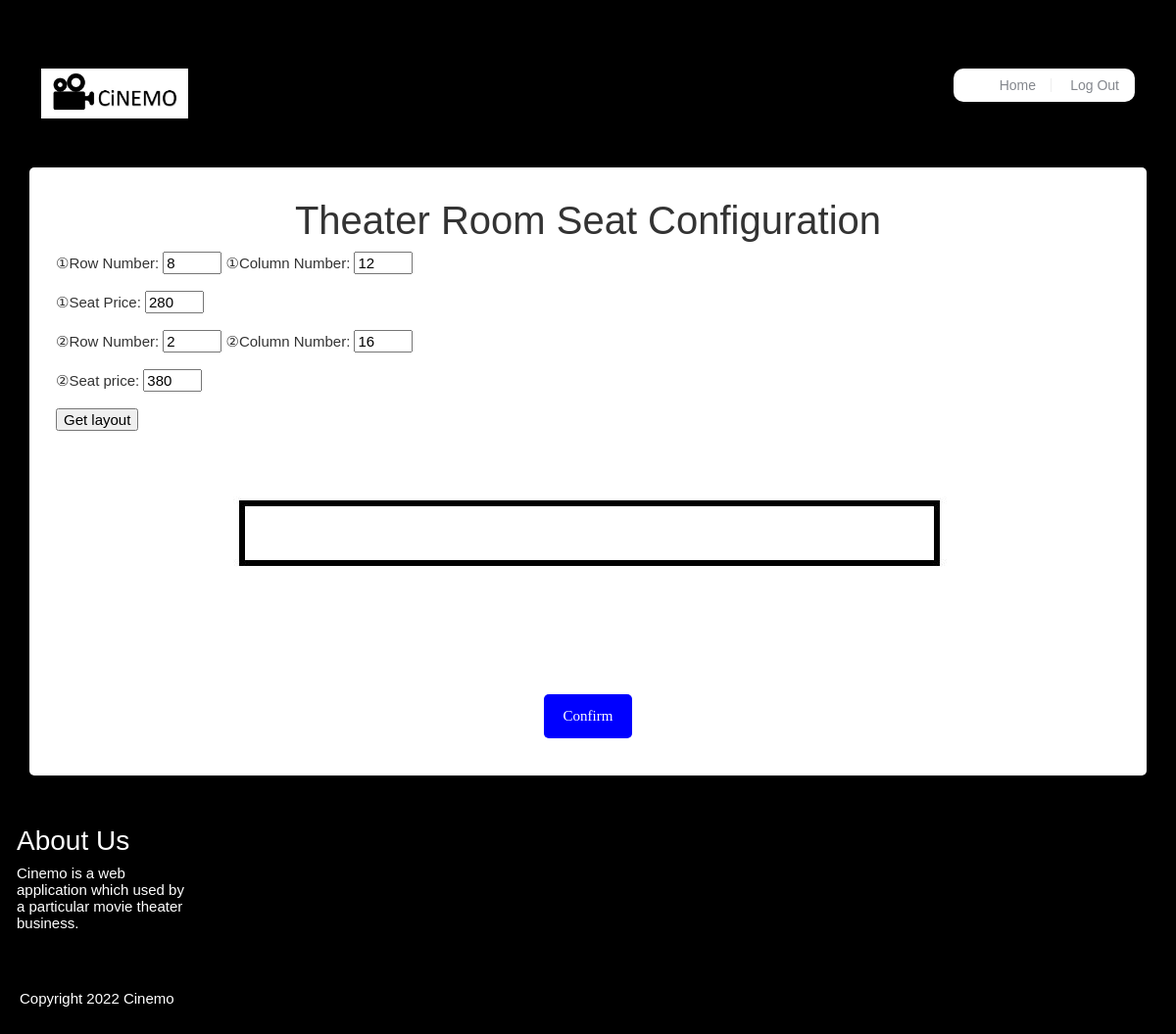
/admin/room_template_edit.php?id=5 (signed in), run on the app's committed database.
### tables this page shows
CREATE TABLE `room_template` (
  `room_template_id` int(30) NOT NULL,
  `theater_room_id` int(30) NOT NULL,
  `f_row_num` int (30) NOT NULL,
  `f_column_num` int (30) NOT NULL,
  `f_seat_price` int(30) NOT NULL,
  `s_row_num` int (30) NOT NULL,
  `s_column_num` int (30) NOT NULL,
  `s_seat_price` int(30) NOT NULL,
  `seats_maintenance` varchar(255)

);

### admin/room_template_edit.php (the view, shortened to what this page needs)
<?php
require "../db_connect.php";
$theater_room_id = $_GET['id'];
$room_template = $conn->query("SELECT * FROM room_template WHERE theater_room_id = $theater_room_id");
$data = $room_template->fetch_assoc();
?>
<!DOCTYPE html>
<html lang="en">
<head>
    <link href="https://cdn.jsdelivr.net/npm/bootstrap@5.2.1/dist/css/bootstrap.min.css" rel="stylesheet">
    <link rel="stylesheet" href="../css/style.css">
    <link rel="stylesheet" href="../css/seatingstyle.css">
</head>
<body>
    <div id="site-content">
        <header class="site-header">
            <div class="container">
                <a href="index.html" id="branding">
                    <img src="../images/Cinemo Logo.JPG" alt="logo" class="logo" width="150">
                </a>
                <div class="main-navigation">
                    <ul class="menu">
                        <li class="menu-item"><a href="home.php">Home</a></li>
                        <li class="menu-item"><a href="../sigout.php">Log Out</a></li>
                    </ul>
                </div>
        </header>
        <main class="main-content">
            <div class="container">
                <div class="page">
                    <div class="row">
                        <div class="w3-container w3-padding-32" id="latest movies">
                            <h1 class="w3-center">Theater Room Seat Configuration</h1>
                        </div>
                        <form id="form" action="" method="POST">
                            <tbody id="tbody">
                                <tr>
                                    <th>①Row Number: </th>
                                </tr>
                                <tr>
                                    <td><input type='number' name='f_seat_row' id='f_seat_row' min="1" max="20" class="textint" value="<?php echo $data['f_row_num']; ?>"></td>
                                </tr>
                                <tr>
                                    <th class="text-center">①Column Number: </th>
                                </tr>
                                <tr>
                                    <td><input type='number' name='f_seat_column' id='f_seat_column' min="1" max="30" class="textint" value="<?php echo $data['f_column_num']; ?>"></td>
                                </tr>
                                <br> </br>
                                <tr>
                                    <th class="text-center">①Seat Price: </th>
                                </tr>
                                <input type="number" id="PRICE" name="f_seat_price" class="textint" value="<?php echo $data['f_seat_price']; ?>">
                                <br> </br>
                            </tbody>
                            <tbody id="tbody">
                                <tr>
                                    <th class="text-center">②Row Number: </th>
                                </tr>
                                <tr>
                                    <td><input type='number' name='s_seat_row' id='s_seat_row' min="1" max="20" class="textint" value="<?php echo $data['s_row_num']; ?>"></td>
                                </tr>
                                <tr>
                                    <th class="text-center">②Column Number: </th>
                                </tr>
                                <tr>
                                    <td><input type='number' name='s_seat_column' id='s_seat_column' min="1" max="30" class="textint" value="<?php echo $data['s_column_num']; ?>"></td>
                                </tr>
                                <br> </br>
                                <tr>
                                    <th class="text-center">②Seat price: </th>
                                </tr>
                                <tr>
                                    <input type="number" id="PRICE" name="s_seat_price" class="textint" value="<?php echo $data['s_seat_price']; ?>">
                                </tr>
                                <br></br>
                                <tr>
                                    <input type="submit" id="layout" name="layout" value="Get layout">
                                </tr>
                            </tbody>
                            <div class="movie-screen">
                                <img src='../images/screen.JPG' alt='screen' />
                            </div>
                    </div>
                    <br></br>
                    <div class="w3-center">
                        <button formaction="room_template_modify.php?id=<?= $theater_room_id; ?>" name="TICKET_PRICE" id="TICKET_PRICE" type="submit">Confirm</button>
                    </div>
</body>
<footer class="site-footer">
    <div class="row">
        <div class="col-md-2">
            <div class="widget">
                <h3 class="widget-title">About Us</h3>
                <p>Cinemo is a web application which used by a particular movie theater business.</p>
            </div>
        </div>
    </div>
    <div class="colophon">Copyright 2022 Cinemo</div>
</footer>
</body>
</html>

### css/style.css (style rules this page uses)
body { height: 100%; margin: 0; background-color: black; height: 100%; background-position: center; background-repeat: no-repeat; background-size: cover; color: #333333; padding: 20px; font-family: "montserrat"; font-size: 15px; font-weight: 400; line-height: normal; }
button { background-color: blue; color: white; font-family: "montserrat"; padding: 14px 20px; margin: 8px 0; border: none; border-radius: 5px; cursor: pointer; max-width: 200px; }
.main-content .container { position: center; background: white; top: 50%; left: 50%; border-radius: 5px; padding-left: 10px; padding: 30px; width: auto; height: auto; }
.site-header { padding: 50px 0; *zoom: 1; }
.site-header:after { content: " "; clear: both; display: block; overflow: hidden; height: 0; }
body { margin: 0; font-family: Arial, Helvetica, sans-serif; }
.main-navigation { float: right; background: white; border-radius: 10px; }
.main-navigation .menu-toggle, .main-navigation .menu, .main-navigation .search-form { display: inline-block; vertical-align: middle; }
.main-navigation .menu { list-style: none; margin: 0; }
@media screen and (min-width: 991px) { .main-navigation .menu { display: inline-block !important; } }
.main-navigation .menu-item { display: inline-block; padding: 10px 0; }
.main-navigation .menu-item a { padding: 0 15px; display: inline-block; color: #84878d; font-size: 14px; font-size: 0.9333333333em; font-weight: 400; line-height: 1; border-right: 1px solid #eeeeef; text-decoration: none; }
.row { margin-left: -15px; margin-right: -15px; *zoom: 1; }
.row:after { content: " "; clear: both; display: block; overflow: hidden; height: 0; }
.w3-center { text-align: center; }
footer { color: white; }
.site-footer { padding: 50px 0; }
.site-footer .widget { margin-bottom: 30px; color: white; }
.site-footer .widget-title { color: white; font-weight: 300; }
.site-footer .colophon { padding-top: 30px; }
.widget-title { color: white; }

### css/seatingstyle.css (style rules this page uses)
.row { align-items: center; display: flex; }
.movie-screen { margin-top: 35px; margin-bottom: 35px; text-align: center; }
.movie-screen img { max-width: 85%; }

### admin/room_template_edit.php (style rules this page uses)
.textint { width: 60px; }

### data on the page
room_template: f_seat_row "8", f_seat_column "12", f_seat_price "280", s_seat_row "2", s_seat_column "16", s_seat_price "380"
